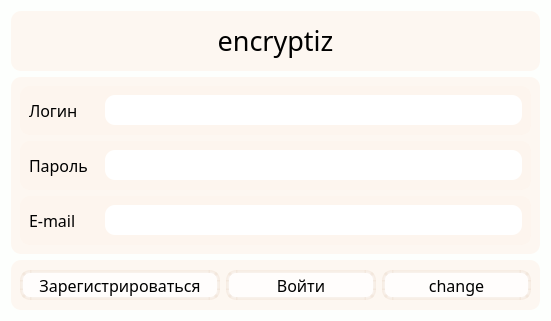
<?xml version="1.0" encoding="UTF-8"?>
<ui version="4.0">
 <class>AuthForm</class>
 <widget class="QDialog" name="AuthForm">
  <property name="geometry">
   <rect>
    <x>0</x>
    <y>0</y>
    <width>551</width>
    <height>321</height>
   </rect>
  </property>
  <property name="windowTitle">
   <string>Authorization</string>
  </property>
  <property name="styleSheet">
   <string notr="true">background-color: rgba(253, 255, 253, 255);
font-family: Century Gothic;</string>
  </property>
  <layout class="QVBoxLayout" name="verticalLayout_2">
   <item>
    <widget class="QLabel" name="Programm_name">
     <property name="minimumSize">
      <size>
       <width>0</width>
       <height>40</height>
      </size>
     </property>
     <property name="maximumSize">
      <size>
       <width>16777215</width>
       <height>60</height>
      </size>
     </property>
     <property name="font">
      <font>
       <family>Century Gothic</family>
       <pointsize>20</pointsize>
       <italic>false</italic>
       <bold>false</bold>
       <underline>false</underline>
       <strikeout>false</strikeout>
       <kerning>true</kerning>
      </font>
     </property>
     <property name="styleSheet">
      <string notr="true">background-color: rgba(254, 244, 236, 180);
border-radius: 10px;</string>
     </property>
     <property name="text">
      <string>encryptiz</string>
     </property>
     <property name="textFormat">
      <enum>Qt::RichText</enum>
     </property>
     <property name="alignment">
      <set>Qt::AlignCenter</set>
     </property>
    </widget>
   </item>
   <item>
    <widget class="QFrame" name="frame_5">
     <property name="styleSheet">
      <string notr="true">background-color: rgba(254, 244, 236, 180);
border-radius: 10px;</string>
     </property>
     <property name="frameShape">
      <enum>QFrame::StyledPanel</enum>
     </property>
     <property name="frameShadow">
      <enum>QFrame::Raised</enum>
     </property>
     <layout class="QVBoxLayout" name="verticalLayout">
      <item>
       <widget class="QFrame" name="frame_2">
        <property name="frameShape">
         <enum>QFrame::StyledPanel</enum>
        </property>
        <property name="frameShadow">
         <enum>QFrame::Raised</enum>
        </property>
        <layout class="QHBoxLayout" name="horizontalLayout_3">
         <item>
          <widget class="QLabel" name="label_login">
           <property name="minimumSize">
            <size>
             <width>70</width>
             <height>0</height>
            </size>
           </property>
           <property name="font">
            <font>
             <family>Century Gothic</family>
             <pointsize>12</pointsize>
            </font>
           </property>
           <property name="styleSheet">
            <string notr="true">background-color:none;</string>
           </property>
           <property name="text">
            <string>Логин</string>
           </property>
          </widget>
         </item>
         <item>
          <widget class="QLineEdit" name="lineEdit_login">
           <property name="minimumSize">
            <size>
             <width>0</width>
             <height>30</height>
            </size>
           </property>
           <property name="font">
            <font>
             <family>Century Gothic</family>
             <pointsize>12</pointsize>
            </font>
           </property>
           <property name="styleSheet">
            <string notr="true">background-color:none;</string>
           </property>
          </widget>
         </item>
        </layout>
       </widget>
      </item>
      <item>
       <widget class="QFrame" name="frame_3">
        <property name="frameShape">
         <enum>QFrame::StyledPanel</enum>
        </property>
        <property name="frameShadow">
         <enum>QFrame::Raised</enum>
        </property>
        <layout class="QHBoxLayout" name="horizontalLayout_2">
         <item>
          <widget class="QLabel" name="label_pass">
           <property name="minimumSize">
            <size>
             <width>70</width>
             <height>0</height>
            </size>
           </property>
           <property name="font">
            <font>
             <family>Century Gothic</family>
             <pointsize>12</pointsize>
            </font>
           </property>
           <property name="styleSheet">
            <string notr="true">background-color:none;</string>
           </property>
           <property name="text">
            <string>Пароль</string>
           </property>
          </widget>
         </item>
         <item>
          <widget class="QLineEdit" name="lineEdit_pass">
           <property name="minimumSize">
            <size>
             <width>0</width>
             <height>30</height>
            </size>
           </property>
           <property name="font">
            <font>
             <family>Century Gothic</family>
             <pointsize>12</pointsize>
            </font>
           </property>
           <property name="styleSheet">
            <string notr="true">background-color:none;</string>
           </property>
           <property name="text">
            <string/>
           </property>
           <property name="echoMode">
            <enum>QLineEdit::Password</enum>
           </property>
          </widget>
         </item>
        </layout>
       </widget>
      </item>
      <item>
       <widget class="QFrame" name="frame">
        <property name="frameShape">
         <enum>QFrame::StyledPanel</enum>
        </property>
        <property name="frameShadow">
         <enum>QFrame::Raised</enum>
        </property>
        <layout class="QHBoxLayout" name="horizontalLayout_4">
         <item>
          <widget class="QLabel" name="label_mail">
           <property name="minimumSize">
            <size>
             <width>70</width>
             <height>0</height>
            </size>
           </property>
           <property name="font">
            <font>
             <family>Century Gothic</family>
             <pointsize>12</pointsize>
            </font>
           </property>
           <property name="styleSheet">
            <string notr="true">background-color:none;</string>
           </property>
           <property name="text">
            <string>E-mail</string>
           </property>
          </widget>
         </item>
         <item>
          <widget class="QLineEdit" name="lineEdit_mail">
           <property name="minimumSize">
            <size>
             <width>0</width>
             <height>30</height>
            </size>
           </property>
           <property name="font">
            <font>
             <family>Century Gothic</family>
             <pointsize>12</pointsize>
            </font>
           </property>
           <property name="styleSheet">
            <string notr="true">background-color:none;</string>
           </property>
          </widget>
         </item>
        </layout>
       </widget>
      </item>
     </layout>
    </widget>
   </item>
   <item>
    <widget class="QFrame" name="frame_4">
     <property name="maximumSize">
      <size>
       <width>16777215</width>
       <height>50</height>
      </size>
     </property>
     <property name="styleSheet">
      <string notr="true">background-color: rgba(254, 244, 236, 180);
border-radius: 10px;</string>
     </property>
     <property name="frameShape">
      <enum>QFrame::StyledPanel</enum>
     </property>
     <property name="frameShadow">
      <enum>QFrame::Raised</enum>
     </property>
     <layout class="QHBoxLayout" name="horizontalLayout">
      <item>
       <widget class="QPushButton" name="pushButton_reg">
        <property name="minimumSize">
         <size>
          <width>200</width>
          <height>30</height>
         </size>
        </property>
        <property name="font">
         <font>
          <family>Century Gothic</family>
          <pointsize>12</pointsize>
         </font>
        </property>
        <property name="styleSheet">
         <string notr="true">QPushButton {
background-color: rgba(255, 255, 255, 200);
border: 3px solid rgba(236, 218, 204, 90);
border-radius: 10px;
}
QPushButton:hover {
background-color: rgba(236, 218, 204, 90);
}
QPushButton:pressed {
background-color: rgba(236, 218, 204, 150);
}</string>
        </property>
        <property name="text">
         <string>Зарегистрироваться</string>
        </property>
       </widget>
      </item>
      <item>
       <widget class="QPushButton" name="pushButton_auth">
        <property name="minimumSize">
         <size>
          <width>0</width>
          <height>30</height>
         </size>
        </property>
        <property name="font">
         <font>
          <family>Century Gothic</family>
          <pointsize>12</pointsize>
         </font>
        </property>
        <property name="styleSheet">
         <string notr="true">QPushButton {
background-color: rgba(255, 255, 255, 200);
border: 3px solid rgba(236, 218, 204, 90);
border-radius: 10px;
}
QPushButton:hover {
background-color: rgba(236, 218, 204, 90);
}
QPushButton:pressed {
background-color: rgba(236, 218, 204, 150);
}</string>
        </property>
        <property name="text">
         <string>Войти</string>
        </property>
       </widget>
      </item>
      <item>
       <widget class="QPushButton" name="pushButton_change">
        <property name="minimumSize">
         <size>
          <width>0</width>
          <height>30</height>
         </size>
        </property>
        <property name="font">
         <font>
          <family>Century Gothic</family>
          <pointsize>12</pointsize>
         </font>
        </property>
        <property name="styleSheet">
         <string notr="true">QPushButton {
background-color: rgba(255, 255, 255, 200);
border: 3px solid rgba(236, 218, 204, 90);
border-radius: 10px;
}
QPushButton:hover {
background-color: rgba(236, 218, 204, 90);
}
QPushButton:pressed {
background-color: rgba(236, 218, 204, 150);
}</string>
        </property>
        <property name="text">
         <string>change</string>
        </property>
       </widget>
      </item>
     </layout>
    </widget>
   </item>
  </layout>
 </widget>
 <resources/>
 <connections/>
</ui>
